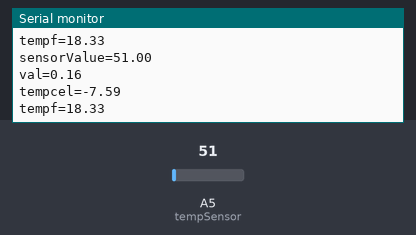
The sketch below on a simulated Arduino Uno, built with avr-gcc and run on an emulated ATmega328P. On the bench: the last lines printed to the serial monitor. The test bench sets the inputs (shaded band); at power-on: A5 (tempSensor) = 51.

Above: at 1.8 s.
1.9 s: A5 (tempSensor) set to 61
At 2.8 s:
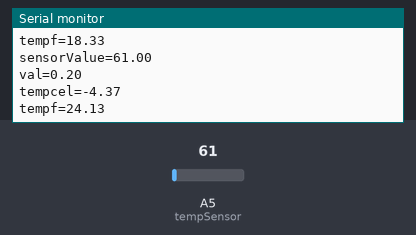
3.4 s: A5 (tempSensor) set to 71
At 4.6 s:
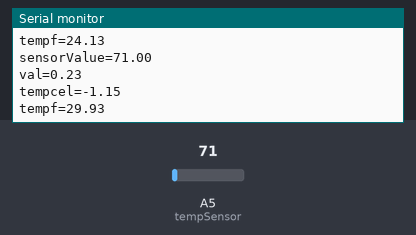
Timing chart, 0 to 6.4 s (numbered marks = the images above; inputs shaded):
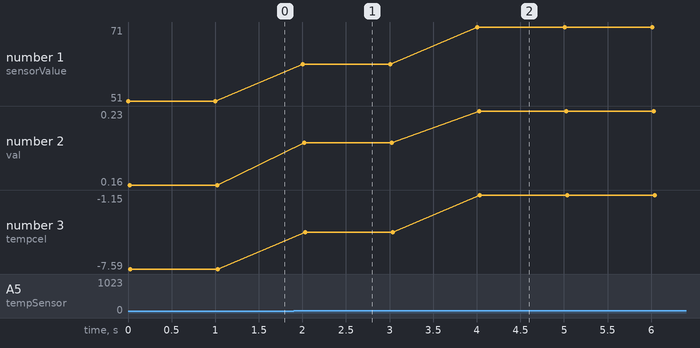

The sketch:

temp.ino
```cpp
/*
 * IT462 George saab Lab temp sensor
 */
//turns on a fan
int  tempSensor = 5; //pin decl for temp sensor
float sensorValue = 0; //temp sensor reading
float val = 0; //partial calculation
float tempcel=0; //Celsuis Temperture
float tempf=0; //Fahrenheit Temp
float diff=24.03; //differential
int delayTime = 1000; //declared delay time


void SerialOutput(){
  Serial.print("sensorValue="); //Output to screen label
  Serial.print(sensorValue); //Output sensor reading to screen
  Serial.print("\n"); //drop a line
  Serial.print("val="); //output to screen
  Serial.print(val); //output to screen
  Serial.print("\n"); //drop a line
  Serial.print("tempcel="); //output to screen
  Serial.print(tempcel); //output to screen
  Serial.print("\n"); //drop a line
  Serial.print("tempf="); //output to screen
  Serial.print(tempf); //output to screen
  Serial.print("\n"); //drop a line


}

void setup() {
  // put your setup code here, to run once:
 Serial.begin(9600); //turn on serial coms
}

void loop() {
  // put your main code here, to run repeatedly:
  sensorValue = analogRead(tempSensor); // read sensor data
  val = ((sensorValue*3.3)/1024); //address voltage level
  tempcel = (val*100)-diff; //calculate temp in cel
  tempf = tempcel*9/5+32; //calculate temp in Feh
  SerialOutput(); //output to screen
  delay(delayTime); // delay based on variiable setting

}
```

Measured:
- after the input at 1.9 s, the serial monitor: prints a new line after 0.10 s (image 1)
- after the input at 3.4 s, the serial monitor: prints a new line after 0.61 s (image 2)
- plotted number 1: 51 → 61 after the input at 1.9 s, 61 → 71 after the input at 3.4 s
- plotted number 2: 0.16 → 0.2 after the input at 1.9 s, 0.2 → 0.23 after the input at 3.4 s
- plotted number 3: -7.59 → -4.37 after the input at 1.9 s, -4.37 → -1.15 after the input at 3.4 s
